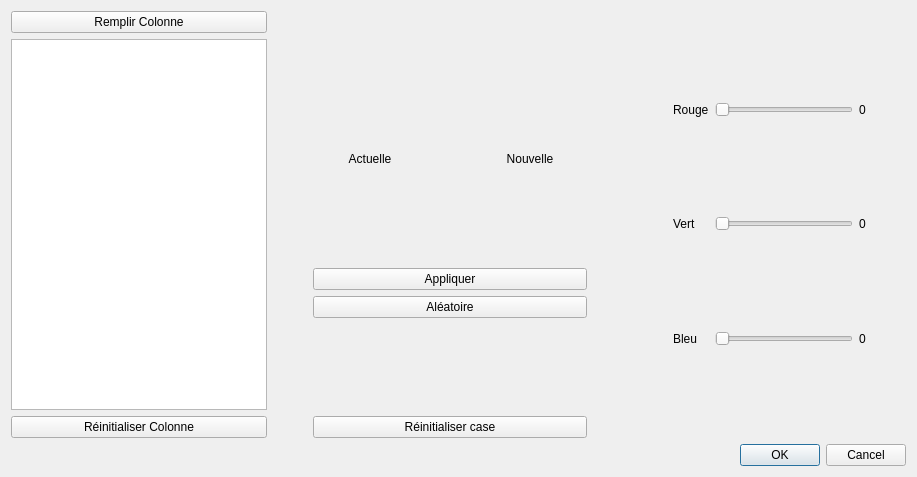
<?xml version="1.0" encoding="UTF-8"?>
<ui version="4.0">
 <class>DialogColorier</class>
 <widget class="QDialog" name="DialogColorier">
  <property name="geometry">
   <rect>
    <x>0</x>
    <y>0</y>
    <width>917</width>
    <height>477</height>
   </rect>
  </property>
  <property name="windowTitle">
   <string>Colorier</string>
  </property>
  <layout class="QVBoxLayout" name="verticalLayout_8">
   <item>
    <layout class="QHBoxLayout" name="horizontalLayout_3">
     <item>
      <layout class="QVBoxLayout" name="verticalLayout_3">
       <item>
        <widget class="QPushButton" name="_myPBAllHasard">
         <property name="cursor">
          <cursorShape>PointingHandCursor</cursorShape>
         </property>
         <property name="toolTip">
          <string>&lt;html&gt;&lt;head/&gt;&lt;body&gt;&lt;p&gt;Remplit aléatoirement tout e la colonne&lt;/p&gt;&lt;/body&gt;&lt;/html&gt;</string>
         </property>
         <property name="text">
          <string>Remplir Colonne</string>
         </property>
        </widget>
       </item>
       <item>
        <widget class="QTableView" name="_myColonneView">
         <property name="sizePolicy">
          <sizepolicy hsizetype="Minimum" vsizetype="Expanding">
           <horstretch>0</horstretch>
           <verstretch>0</verstretch>
          </sizepolicy>
         </property>
        </widget>
       </item>
       <item>
        <widget class="QPushButton" name="_myPBAllReinit">
         <property name="cursor">
          <cursorShape>PointingHandCursor</cursorShape>
         </property>
         <property name="toolTip">
          <string>&lt;html&gt;&lt;head/&gt;&lt;body&gt;&lt;p&gt;Réinitialise toue la colonne&lt;/p&gt;&lt;/body&gt;&lt;/html&gt;</string>
         </property>
         <property name="text">
          <string>Réinitialiser Colonne</string>
         </property>
        </widget>
       </item>
      </layout>
     </item>
     <item>
      <spacer name="horizontalSpacer">
       <property name="orientation">
        <enum>Qt::Horizontal</enum>
       </property>
       <property name="sizeType">
        <enum>QSizePolicy::Minimum</enum>
       </property>
       <property name="sizeHint" stdset="0">
        <size>
         <width>40</width>
         <height>20</height>
        </size>
       </property>
      </spacer>
     </item>
     <item>
      <layout class="QVBoxLayout" name="verticalLayout_7">
       <item>
        <layout class="QVBoxLayout" name="verticalLayout_6">
         <item>
          <spacer name="verticalSpacer_2">
           <property name="orientation">
            <enum>Qt::Vertical</enum>
           </property>
           <property name="sizeHint" stdset="0">
            <size>
             <width>20</width>
             <height>40</height>
            </size>
           </property>
          </spacer>
         </item>
         <item>
          <layout class="QVBoxLayout" name="verticalLayout_5">
           <item>
            <widget class="QLabel" name="_myLabelError">
             <property name="sizePolicy">
              <sizepolicy hsizetype="Preferred" vsizetype="Minimum">
               <horstretch>0</horstretch>
               <verstretch>0</verstretch>
              </sizepolicy>
             </property>
             <property name="minimumSize">
              <size>
               <width>0</width>
               <height>40</height>
              </size>
             </property>
             <property name="palette">
              <palette>
               <active>
                <colorrole role="WindowText">
                 <brush brushstyle="SolidPattern">
                  <color alpha="255">
                   <red>239</red>
                   <green>41</green>
                   <blue>41</blue>
                  </color>
                 </brush>
                </colorrole>
                <colorrole role="Button">
                 <brush brushstyle="SolidPattern">
                  <color alpha="255">
                   <red>255</red>
                   <green>51</green>
                   <blue>51</blue>
                  </color>
                 </brush>
                </colorrole>
                <colorrole role="Light">
                 <brush brushstyle="SolidPattern">
                  <color alpha="255">
                   <red>255</red>
                   <green>179</green>
                   <blue>179</blue>
                  </color>
                 </brush>
                </colorrole>
                <colorrole role="Midlight">
                 <brush brushstyle="SolidPattern">
                  <color alpha="255">
                   <red>255</red>
                   <green>115</green>
                   <blue>115</blue>
                  </color>
                 </brush>
                </colorrole>
                <colorrole role="Dark">
                 <brush brushstyle="SolidPattern">
                  <color alpha="255">
                   <red>127</red>
                   <green>25</green>
                   <blue>25</blue>
                  </color>
                 </brush>
                </colorrole>
                <colorrole role="Mid">
                 <brush brushstyle="SolidPattern">
                  <color alpha="255">
                   <red>170</red>
                   <green>34</green>
                   <blue>34</blue>
                  </color>
                 </brush>
                </colorrole>
                <colorrole role="Text">
                 <brush brushstyle="SolidPattern">
                  <color alpha="255">
                   <red>164</red>
                   <green>0</green>
                   <blue>0</blue>
                  </color>
                 </brush>
                </colorrole>
                <colorrole role="BrightText">
                 <brush brushstyle="SolidPattern">
                  <color alpha="255">
                   <red>255</red>
                   <green>255</green>
                   <blue>255</blue>
                  </color>
                 </brush>
                </colorrole>
                <colorrole role="ButtonText">
                 <brush brushstyle="SolidPattern">
                  <color alpha="255">
                   <red>0</red>
                   <green>0</green>
                   <blue>0</blue>
                  </color>
                 </brush>
                </colorrole>
                <colorrole role="Base">
                 <brush brushstyle="SolidPattern">
                  <color alpha="255">
                   <red>255</red>
                   <green>255</green>
                   <blue>255</blue>
                  </color>
                 </brush>
                </colorrole>
                <colorrole role="Window">
                 <brush brushstyle="SolidPattern">
                  <color alpha="255">
                   <red>255</red>
                   <green>51</green>
                   <blue>51</blue>
                  </color>
                 </brush>
                </colorrole>
                <colorrole role="Shadow">
                 <brush brushstyle="SolidPattern">
                  <color alpha="255">
                   <red>0</red>
                   <green>0</green>
                   <blue>0</blue>
                  </color>
                 </brush>
                </colorrole>
                <colorrole role="AlternateBase">
                 <brush brushstyle="SolidPattern">
                  <color alpha="255">
                   <red>255</red>
                   <green>153</green>
                   <blue>153</blue>
                  </color>
                 </brush>
                </colorrole>
                <colorrole role="ToolTipBase">
                 <brush brushstyle="SolidPattern">
                  <color alpha="255">
                   <red>255</red>
                   <green>255</green>
                   <blue>220</blue>
                  </color>
                 </brush>
                </colorrole>
                <colorrole role="ToolTipText">
                 <brush brushstyle="SolidPattern">
                  <color alpha="255">
                   <red>0</red>
                   <green>0</green>
                   <blue>0</blue>
                  </color>
                 </brush>
                </colorrole>
               </active>
               <inactive>
                <colorrole role="WindowText">
                 <brush brushstyle="SolidPattern">
                  <color alpha="255">
                   <red>239</red>
                   <green>41</green>
                   <blue>41</blue>
                  </color>
                 </brush>
                </colorrole>
                <colorrole role="Button">
                 <brush brushstyle="SolidPattern">
                  <color alpha="255">
                   <red>255</red>
                   <green>51</green>
                   <blue>51</blue>
                  </color>
                 </brush>
                </colorrole>
                <colorrole role="Light">
                 <brush brushstyle="SolidPattern">
                  <color alpha="255">
                   <red>255</red>
                   <green>179</green>
                   <blue>179</blue>
                  </color>
                 </brush>
                </colorrole>
                <colorrole role="Midlight">
                 <brush brushstyle="SolidPattern">
                  <color alpha="255">
                   <red>255</red>
                   <green>115</green>
                   <blue>115</blue>
                  </color>
                 </brush>
                </colorrole>
                <colorrole role="Dark">
                 <brush brushstyle="SolidPattern">
                  <color alpha="255">
                   <red>127</red>
                   <green>25</green>
                   <blue>25</blue>
                  </color>
                 </brush>
                </colorrole>
                <colorrole role="Mid">
                 <brush brushstyle="SolidPattern">
                  <color alpha="255">
                   <red>170</red>
                   <green>34</green>
                   <blue>34</blue>
                  </color>
                 </brush>
                </colorrole>
                <colorrole role="Text">
                 <brush brushstyle="SolidPattern">
                  <color alpha="255">
                   <red>164</red>
                   <green>0</green>
                   <blue>0</blue>
                  </color>
                 </brush>
                </colorrole>
                <colorrole role="BrightText">
                 <brush brushstyle="SolidPattern">
                  <color alpha="255">
                   <red>255</red>
                   <green>255</green>
                   <blue>255</blue>
                  </color>
                 </brush>
                </colorrole>
                <colorrole role="ButtonText">
                 <brush brushstyle="SolidPattern">
                  <color alpha="255">
                   <red>0</red>
                   <green>0</green>
                   <blue>0</blue>
                  </color>
                 </brush>
                </colorrole>
                <colorrole role="Base">
                 <brush brushstyle="SolidPattern">
                  <color alpha="255">
                   <red>255</red>
                   <green>255</green>
                   <blue>255</blue>
                  </color>
                 </brush>
                </colorrole>
                <colorrole role="Window">
                 <brush brushstyle="SolidPattern">
                  <color alpha="255">
                   <red>255</red>
                   <green>51</green>
                   <blue>51</blue>
                  </color>
                 </brush>
                </colorrole>
                <colorrole role="Shadow">
                 <brush brushstyle="SolidPattern">
                  <color alpha="255">
                   <red>0</red>
                   <green>0</green>
                   <blue>0</blue>
                  </color>
                 </brush>
                </colorrole>
                <colorrole role="AlternateBase">
                 <brush brushstyle="SolidPattern">
                  <color alpha="255">
                   <red>255</red>
                   <green>153</green>
                   <blue>153</blue>
                  </color>
                 </brush>
                </colorrole>
                <colorrole role="ToolTipBase">
                 <brush brushstyle="SolidPattern">
                  <color alpha="255">
                   <red>255</red>
                   <green>255</green>
                   <blue>220</blue>
                  </color>
                 </brush>
                </colorrole>
                <colorrole role="ToolTipText">
                 <brush brushstyle="SolidPattern">
                  <color alpha="255">
                   <red>0</red>
                   <green>0</green>
                   <blue>0</blue>
                  </color>
                 </brush>
                </colorrole>
               </inactive>
               <disabled>
                <colorrole role="WindowText">
                 <brush brushstyle="SolidPattern">
                  <color alpha="255">
                   <red>127</red>
                   <green>25</green>
                   <blue>25</blue>
                  </color>
                 </brush>
                </colorrole>
                <colorrole role="Button">
                 <brush brushstyle="SolidPattern">
                  <color alpha="255">
                   <red>255</red>
                   <green>51</green>
                   <blue>51</blue>
                  </color>
                 </brush>
                </colorrole>
                <colorrole role="Light">
                 <brush brushstyle="SolidPattern">
                  <color alpha="255">
                   <red>255</red>
                   <green>179</green>
                   <blue>179</blue>
                  </color>
                 </brush>
                </colorrole>
                <colorrole role="Midlight">
                 <brush brushstyle="SolidPattern">
                  <color alpha="255">
                   <red>255</red>
                   <green>115</green>
                   <blue>115</blue>
                  </color>
                 </brush>
                </colorrole>
                <colorrole role="Dark">
                 <brush brushstyle="SolidPattern">
                  <color alpha="255">
                   <red>127</red>
                   <green>25</green>
                   <blue>25</blue>
                  </color>
                 </brush>
                </colorrole>
                <colorrole role="Mid">
                 <brush brushstyle="SolidPattern">
                  <color alpha="255">
                   <red>170</red>
                   <green>34</green>
                   <blue>34</blue>
                  </color>
                 </brush>
                </colorrole>
                <colorrole role="Text">
                 <brush brushstyle="SolidPattern">
                  <color alpha="255">
                   <red>127</red>
                   <green>25</green>
                   <blue>25</blue>
                  </color>
                 </brush>
                </colorrole>
                <colorrole role="BrightText">
                 <brush brushstyle="SolidPattern">
                  <color alpha="255">
                   <red>255</red>
                   <green>255</green>
                   <blue>255</blue>
                  </color>
                 </brush>
                </colorrole>
                <colorrole role="ButtonText">
                 <brush brushstyle="SolidPattern">
                  <color alpha="255">
                   <red>127</red>
                   <green>25</green>
                   <blue>25</blue>
                  </color>
                 </brush>
                </colorrole>
                <colorrole role="Base">
                 <brush brushstyle="SolidPattern">
                  <color alpha="255">
                   <red>255</red>
                   <green>51</green>
                   <blue>51</blue>
                  </color>
                 </brush>
                </colorrole>
                <colorrole role="Window">
                 <brush brushstyle="SolidPattern">
                  <color alpha="255">
                   <red>255</red>
                   <green>51</green>
                   <blue>51</blue>
                  </color>
                 </brush>
                </colorrole>
                <colorrole role="Shadow">
                 <brush brushstyle="SolidPattern">
                  <color alpha="255">
                   <red>0</red>
                   <green>0</green>
                   <blue>0</blue>
                  </color>
                 </brush>
                </colorrole>
                <colorrole role="AlternateBase">
                 <brush brushstyle="SolidPattern">
                  <color alpha="255">
                   <red>255</red>
                   <green>51</green>
                   <blue>51</blue>
                  </color>
                 </brush>
                </colorrole>
                <colorrole role="ToolTipBase">
                 <brush brushstyle="SolidPattern">
                  <color alpha="255">
                   <red>255</red>
                   <green>255</green>
                   <blue>220</blue>
                  </color>
                 </brush>
                </colorrole>
                <colorrole role="ToolTipText">
                 <brush brushstyle="SolidPattern">
                  <color alpha="255">
                   <red>0</red>
                   <green>0</green>
                   <blue>0</blue>
                  </color>
                 </brush>
                </colorrole>
               </disabled>
              </palette>
             </property>
             <property name="text">
              <string/>
             </property>
             <property name="alignment">
              <set>Qt::AlignCenter</set>
             </property>
            </widget>
           </item>
           <item>
            <layout class="QHBoxLayout" name="horizontalLayout">
             <item>
              <layout class="QVBoxLayout" name="verticalLayout_4">
               <item>
                <widget class="QLabel" name="label_7">
                 <property name="text">
                  <string>Actuelle</string>
                 </property>
                 <property name="alignment">
                  <set>Qt::AlignCenter</set>
                 </property>
                </widget>
               </item>
               <item>
                <widget class="QLabel" name="_myLOldColor">
                 <property name="sizePolicy">
                  <sizepolicy hsizetype="Expanding" vsizetype="Expanding">
                   <horstretch>0</horstretch>
                   <verstretch>0</verstretch>
                  </sizepolicy>
                 </property>
                 <property name="minimumSize">
                  <size>
                   <width>50</width>
                   <height>50</height>
                  </size>
                 </property>
                 <property name="layoutDirection">
                  <enum>Qt::LeftToRight</enum>
                 </property>
                 <property name="autoFillBackground">
                  <bool>true</bool>
                 </property>
                 <property name="text">
                  <string/>
                 </property>
                 <property name="textFormat">
                  <enum>Qt::AutoText</enum>
                 </property>
                 <property name="scaledContents">
                  <bool>false</bool>
                 </property>
                 <property name="alignment">
                  <set>Qt::AlignCenter</set>
                 </property>
                </widget>
               </item>
              </layout>
             </item>
             <item>
              <spacer name="horizontalSpacer_6">
               <property name="orientation">
                <enum>Qt::Horizontal</enum>
               </property>
               <property name="sizeType">
                <enum>QSizePolicy::Minimum</enum>
               </property>
               <property name="sizeHint" stdset="0">
                <size>
                 <width>40</width>
                 <height>20</height>
                </size>
               </property>
              </spacer>
             </item>
             <item>
              <layout class="QVBoxLayout" name="verticalLayout_2">
               <item>
                <widget class="QLabel" name="label_8">
                 <property name="text">
                  <string>Nouvelle</string>
                 </property>
                 <property name="alignment">
                  <set>Qt::AlignCenter</set>
                 </property>
                </widget>
               </item>
               <item>
                <widget class="QLabel" name="_myLNewColor">
                 <property name="sizePolicy">
                  <sizepolicy hsizetype="Expanding" vsizetype="Expanding">
                   <horstretch>0</horstretch>
                   <verstretch>0</verstretch>
                  </sizepolicy>
                 </property>
                 <property name="minimumSize">
                  <size>
                   <width>50</width>
                   <height>50</height>
                  </size>
                 </property>
                 <property name="autoFillBackground">
                  <bool>true</bool>
                 </property>
                 <property name="text">
                  <string/>
                 </property>
                 <property name="alignment">
                  <set>Qt::AlignCenter</set>
                 </property>
                </widget>
               </item>
              </layout>
             </item>
            </layout>
           </item>
          </layout>
         </item>
        </layout>
       </item>
       <item>
        <layout class="QVBoxLayout" name="verticalLayout">
         <item>
          <spacer name="verticalSpacer">
           <property name="orientation">
            <enum>Qt::Vertical</enum>
           </property>
           <property name="sizeType">
            <enum>QSizePolicy::Minimum</enum>
           </property>
           <property name="sizeHint" stdset="0">
            <size>
             <width>20</width>
             <height>40</height>
            </size>
           </property>
          </spacer>
         </item>
         <item>
          <widget class="QPushButton" name="myPushButtonAppliquer">
           <property name="cursor">
            <cursorShape>PointingHandCursor</cursorShape>
           </property>
           <property name="toolTip">
            <string>&lt;html&gt;&lt;head/&gt;&lt;body&gt;&lt;p&gt;Appliquer la nouvelle couleur dans la case&lt;/p&gt;&lt;/body&gt;&lt;/html&gt;</string>
           </property>
           <property name="text">
            <string>Appliquer</string>
           </property>
          </widget>
         </item>
         <item>
          <widget class="QPushButton" name="myPushButtonAleatoire">
           <property name="cursor">
            <cursorShape>PointingHandCursor</cursorShape>
           </property>
           <property name="toolTip">
            <string>&lt;html&gt;&lt;head/&gt;&lt;body&gt;&lt;p&gt;Propose une couleur aléatoire&lt;/p&gt;&lt;/body&gt;&lt;/html&gt;</string>
           </property>
           <property name="text">
            <string>Aléatoire</string>
           </property>
          </widget>
         </item>
         <item>
          <spacer name="verticalSpacer_4">
           <property name="orientation">
            <enum>Qt::Vertical</enum>
           </property>
           <property name="sizeHint" stdset="0">
            <size>
             <width>20</width>
             <height>40</height>
            </size>
           </property>
          </spacer>
         </item>
         <item>
          <widget class="QPushButton" name="myPushButtonReinit">
           <property name="cursor">
            <cursorShape>PointingHandCursor</cursorShape>
           </property>
           <property name="toolTip">
            <string>&lt;html&gt;&lt;head/&gt;&lt;body&gt;&lt;p&gt;Réinitialise la couleur de la case&lt;/p&gt;&lt;/body&gt;&lt;/html&gt;</string>
           </property>
           <property name="text">
            <string>Réinitialiser case</string>
           </property>
          </widget>
         </item>
        </layout>
       </item>
      </layout>
     </item>
     <item>
      <spacer name="horizontalSpacer_2">
       <property name="orientation">
        <enum>Qt::Horizontal</enum>
       </property>
       <property name="sizeType">
        <enum>QSizePolicy::Minimum</enum>
       </property>
       <property name="sizeHint" stdset="0">
        <size>
         <width>40</width>
         <height>20</height>
        </size>
       </property>
      </spacer>
     </item>
     <item>
      <layout class="QHBoxLayout" name="horizontalLayout_2">
       <item>
        <spacer name="horizontalSpacer_4">
         <property name="orientation">
          <enum>Qt::Horizontal</enum>
         </property>
         <property name="sizeType">
          <enum>QSizePolicy::Minimum</enum>
         </property>
         <property name="sizeHint" stdset="0">
          <size>
           <width>40</width>
           <height>20</height>
          </size>
         </property>
        </spacer>
       </item>
       <item>
        <layout class="QGridLayout" name="gridLayout">
         <item row="1" column="2">
          <widget class="QLabel" name="label_5">
           <property name="text">
            <string>0</string>
           </property>
          </widget>
         </item>
         <item row="2" column="1">
          <widget class="QSlider" name="myHorizontalSliderBleu">
           <property name="minimumSize">
            <size>
             <width>50</width>
             <height>0</height>
            </size>
           </property>
           <property name="cursor">
            <cursorShape>PointingHandCursor</cursorShape>
           </property>
           <property name="maximum">
            <number>255</number>
           </property>
           <property name="orientation">
            <enum>Qt::Horizontal</enum>
           </property>
          </widget>
         </item>
         <item row="0" column="1">
          <widget class="QSlider" name="myHorizontalSliderRouge">
           <property name="minimumSize">
            <size>
             <width>50</width>
             <height>0</height>
            </size>
           </property>
           <property name="cursor">
            <cursorShape>PointingHandCursor</cursorShape>
           </property>
           <property name="maximum">
            <number>255</number>
           </property>
           <property name="orientation">
            <enum>Qt::Horizontal</enum>
           </property>
          </widget>
         </item>
         <item row="0" column="0">
          <widget class="QLabel" name="label">
           <property name="text">
            <string>Rouge</string>
           </property>
          </widget>
         </item>
         <item row="2" column="0">
          <widget class="QLabel" name="label_3">
           <property name="text">
            <string>Bleu</string>
           </property>
          </widget>
         </item>
         <item row="1" column="1">
          <widget class="QSlider" name="myHorizontalSliderVert">
           <property name="minimumSize">
            <size>
             <width>50</width>
             <height>0</height>
            </size>
           </property>
           <property name="cursor">
            <cursorShape>PointingHandCursor</cursorShape>
           </property>
           <property name="maximum">
            <number>255</number>
           </property>
           <property name="orientation">
            <enum>Qt::Horizontal</enum>
           </property>
          </widget>
         </item>
         <item row="2" column="2">
          <widget class="QLabel" name="label_6">
           <property name="text">
            <string>0</string>
           </property>
          </widget>
         </item>
         <item row="0" column="2">
          <widget class="QLabel" name="label_4">
           <property name="text">
            <string>0</string>
           </property>
          </widget>
         </item>
         <item row="1" column="0">
          <widget class="QLabel" name="label_2">
           <property name="text">
            <string>Vert</string>
           </property>
          </widget>
         </item>
         <item row="1" column="3">
          <spacer name="horizontalSpacer_5">
           <property name="orientation">
            <enum>Qt::Horizontal</enum>
           </property>
           <property name="sizeType">
            <enum>QSizePolicy::Minimum</enum>
           </property>
           <property name="sizeHint" stdset="0">
            <size>
             <width>40</width>
             <height>20</height>
            </size>
           </property>
          </spacer>
         </item>
        </layout>
       </item>
      </layout>
     </item>
    </layout>
   </item>
   <item>
    <widget class="QDialogButtonBox" name="buttonBox">
     <property name="cursor">
      <cursorShape>PointingHandCursor</cursorShape>
     </property>
     <property name="orientation">
      <enum>Qt::Horizontal</enum>
     </property>
     <property name="standardButtons">
      <set>QDialogButtonBox::Cancel|QDialogButtonBox::Ok</set>
     </property>
    </widget>
   </item>
  </layout>
 </widget>
 <resources/>
 <connections>
  <connection>
   <sender>buttonBox</sender>
   <signal>accepted()</signal>
   <receiver>DialogColorier</receiver>
   <slot>accept()</slot>
   <hints>
    <hint type="sourcelabel">
     <x>227</x>
     <y>428</y>
    </hint>
    <hint type="destinationlabel">
     <x>157</x>
     <y>274</y>
    </hint>
   </hints>
  </connection>
  <connection>
   <sender>buttonBox</sender>
   <signal>rejected()</signal>
   <receiver>DialogColorier</receiver>
   <slot>reject()</slot>
   <hints>
    <hint type="sourcelabel">
     <x>295</x>
     <y>434</y>
    </hint>
    <hint type="destinationlabel">
     <x>286</x>
     <y>274</y>
    </hint>
   </hints>
  </connection>
  <connection>
   <sender>myHorizontalSliderRouge</sender>
   <signal>valueChanged(int)</signal>
   <receiver>label_4</receiver>
   <slot>setNum(int)</slot>
   <hints>
    <hint type="sourcelabel">
     <x>535</x>
     <y>105</y>
    </hint>
    <hint type="destinationlabel">
     <x>562</x>
     <y>102</y>
    </hint>
   </hints>
  </connection>
  <connection>
   <sender>myHorizontalSliderVert</sender>
   <signal>valueChanged(int)</signal>
   <receiver>label_5</receiver>
   <slot>setNum(int)</slot>
   <hints>
    <hint type="sourcelabel">
     <x>535</x>
     <y>207</y>
    </hint>
    <hint type="destinationlabel">
     <x>560</x>
     <y>209</y>
    </hint>
   </hints>
  </connection>
  <connection>
   <sender>myHorizontalSliderBleu</sender>
   <signal>valueChanged(int)</signal>
   <receiver>label_6</receiver>
   <slot>setNum(int)</slot>
   <hints>
    <hint type="sourcelabel">
     <x>530</x>
     <y>308</y>
    </hint>
    <hint type="destinationlabel">
     <x>560</x>
     <y>312</y>
    </hint>
   </hints>
  </connection>
 </connections>
</ui>
